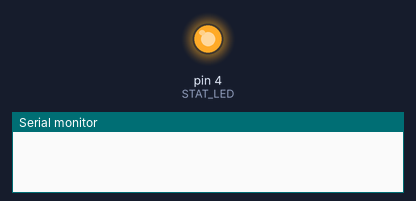
This program was run on a simulated Arduino Nano, built with avr-gcc and run on an emulated ATmega328P. Parts: output pins drawn as LEDs (lit = HIGH), the last lines printed to the serial monitor. No radio packets arrive unless stated.

Above: at 0.01 s.
At 0.4 s:
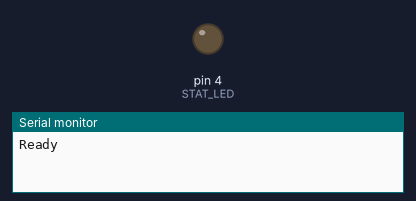
Timing chart, 0 to 1.9 s (numbered marks = the images above):
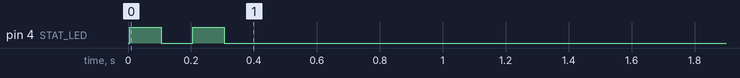

The program:

main.cpp
```cpp
/*

Remote controller

*/
#include <Arduino.h>
#include <SPI.h>
#include "RF24.h"
#include "printf.h"

#define STAT_LED 4

#define jB1 1 // Joystick button 1
#define jB2 0 // Joystick button 2
#define t1 7  // Toggle switch 1
#define t2 4  // Toggle switch 1
#define b1 8  // Button 1
#define b2 9  // Button 2
#define b3 2  // Button 3
#define b4 3  // Button 4

RF24 radio(7, 8); // CE: 7 CSN: 8

const uint64_t pipes[2] = {0xF0F0F0F0D2, 0xF0F0F0F0E1}; // Communication adress

struct Commands
{
  byte joy1X;
  byte joy1Y;
  byte joy2X;
  byte joy2Y;
  byte joy1Button;
  byte joy2Button;
  byte pot1;
  byte pot2;
  byte sw1;
  byte sw2;
  byte button1;
  byte button2;
  byte button3;
  byte button4;
};

Commands commands;

void SetDefaultValues()
{
  // Set initial default values
  commands.joy1X = 127;
  commands.joy1Y = 127;
  commands.joy2X = 127;
  commands.joy2Y = 127;
  commands.joy1Button = 1;
  commands.joy2Button = 1;
  commands.pot1 = 1;
  commands.pot2 = 1;
  commands.sw1 = 1;
  commands.sw2 = 1;
  commands.button1 = 1;
  commands.button2 = 1;
  commands.button3 = 1;
  commands.button4 = 1;
}

void blink()
{
  digitalWrite(STAT_LED, 1);
  delay(100);
  digitalWrite(STAT_LED, 0);
  delay(100);
  digitalWrite(STAT_LED, 1);
  delay(100);
  digitalWrite(STAT_LED, 0);
  Serial.println("Ready");
}

void setup(void)
{
  Serial.begin(9600);

  pinMode(STAT_LED, OUTPUT);

  SetDefaultValues();

  radio.begin();
  radio.setAutoAck(false);
  radio.setChannel(0x55);
  radio.setDataRate(RF24_250KBPS);
  radio.setPALevel(RF24_PA_MAX);
  radio.openWritingPipe(pipes[1]);
  radio.openReadingPipe(1, pipes[0]);
  radio.startListening(); // Start listening
  printf_begin();
  radio.printDetails(); // Dump the configuration of the rf unit for debugging
  radio.stopListening();
  blink();
}

void loop(void)
{

  /*commands.joy1X = map(analogRead(A1), 0, 1023, 0, 255); // Convert the analog read value from 0 to 1023 into a BYTE value from 0 to 255
  commands.joy1Y = map(analogRead(A0), 0, 1023, 0, 255);
  commands.joy2X = map(analogRead(A2), 0, 1023, 0, 255);
  commands.joy2Y = map(analogRead(A3), 0, 1023, 0, 255);
  commands.pot1 = map(analogRead(A7), 0, 1023, 0, 255);
  commands.pot2 = map(analogRead(A6), 0, 1023, 0, 255);
  commands.joy1Button = digitalRead(jB1);
  commands.joy2Button = digitalRead(jB2);
  commands.sw1 = digitalRead(t1);
  commands.sw2 = digitalRead(t2);
  commands.button1 = digitalRead(b1);
  commands.button2 = digitalRead(b2);
  commands.button3 = digitalRead(b3);
  commands.button4 = digitalRead(b4);*/

  if (commands.sw1 == 0)
  {
    //read_IMU();    // Use MPU6050 if switch is activated
  }
  radio.write(&commands, sizeof(Commands));

  delay(100);
}
```
